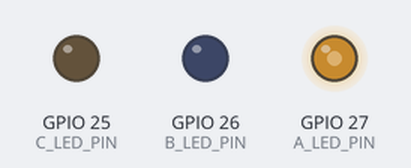
The sketch below on a simulated ESP32. Shown: output pins drawn as LEDs (lit = HIGH).

Above: at 0.1 s.
At 9.63 s:
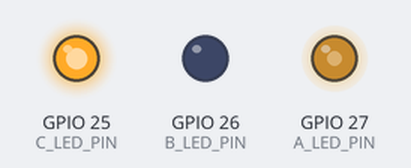
At 19.98 s:
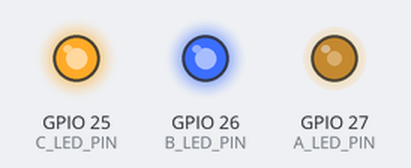
At 39.83 s:
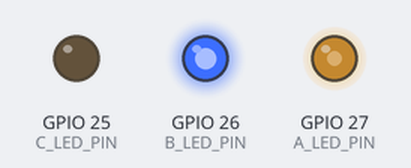
Timing chart, 0 to 40.0 s (numbered marks = the images above):
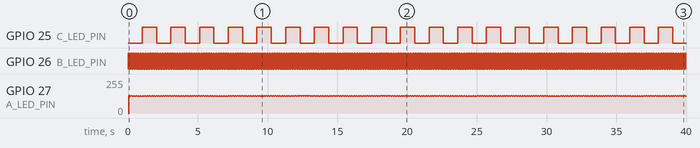

Measured:
- by itself, GPIO 25 (C_LED_PIN): alternates HIGH for 1.0 s and LOW for 1.0 s
- by itself, GPIO 26 (B_LED_PIN): alternates HIGH for 0.02 s and LOW for 0.02 s

The sketch:

icarus_rover_mc.ino
```cpp
//Basic Definitions
#define TRUE 1
#define FALSE 0

//Pin Definitions
#define A_LED_PIN 27
#define B_LED_PIN 26
#define C_LED_PIN 25

//Timing Stuff Definitions
#define FAST_LOOP 1 //1000 Hz
#define MEDIUM_LOOP 20 //50 Hz
#define SLOW_LOOP 1000 //1 Hz

#define PRIORITY_HIGH 0
#define PRIORITY_MEDIUM 1
#define PRIORITY_SLOW 2

//Timing Stuff declarations
int ontime = 0;
int fast_loop_count = 0;
int medium_loop_count = 0;
int slow_loop_count = 0;
int priority_level = -1;

void setup()
{
  Serial.begin(115200);
  pinMode(A_LED_PIN,OUTPUT);
  pinMode(B_LED_PIN,OUTPUT);
  pinMode(C_LED_PIN,OUTPUT);
  digitalWrite(A_LED_PIN, FALSE);
  digitalWrite(B_LED_PIN, FALSE);
  digitalWrite(C_LED_PIN, FALSE);
}
void loop()
{

  delay(1);
  //digitalWrite(A_LED_PIN, !digitalRead(A_LED_PIN));
  //digitalWrite(B_LED_PIN, !digitalRead(B_LED_PIN));
  //digitalWrite(C_LED_PIN, !digitalRead(C_LED_PIN));
  ontime++;
  if (ontime > 100000)
  {
     ontime = 1;
     fast_loop_count = medium_loop_count = slow_loop_count = 0;
  }
  if ((ontime - fast_loop_count) > FAST_LOOP)
  {
    fast_loop_count = ontime;
    priority_level = PRIORITY_HIGH;
  }
  else if ((ontime - medium_loop_count) > MEDIUM_LOOP)
  {
    medium_loop_count = ontime;
    priority_level = PRIORITY_MEDIUM;
  }
  else if ((ontime - slow_loop_count) > SLOW_LOOP)
  {
    slow_loop_count = ontime;
    priority_level = PRIORITY_SLOW;
  }
  else
  {
    priority_level = -1;
  }
  switch (priority_level)
  {
    case PRIORITY_HIGH:
      digitalWrite(A_LED_PIN, !digitalRead(A_LED_PIN));
      break;
    case PRIORITY_MEDIUM:
      digitalWrite(B_LED_PIN, !digitalRead(B_LED_PIN));
      break;
    case PRIORITY_SLOW:
      digitalWrite(C_LED_PIN, !digitalRead(C_LED_PIN));
      break;
    default:
      break;
  }

}
```
